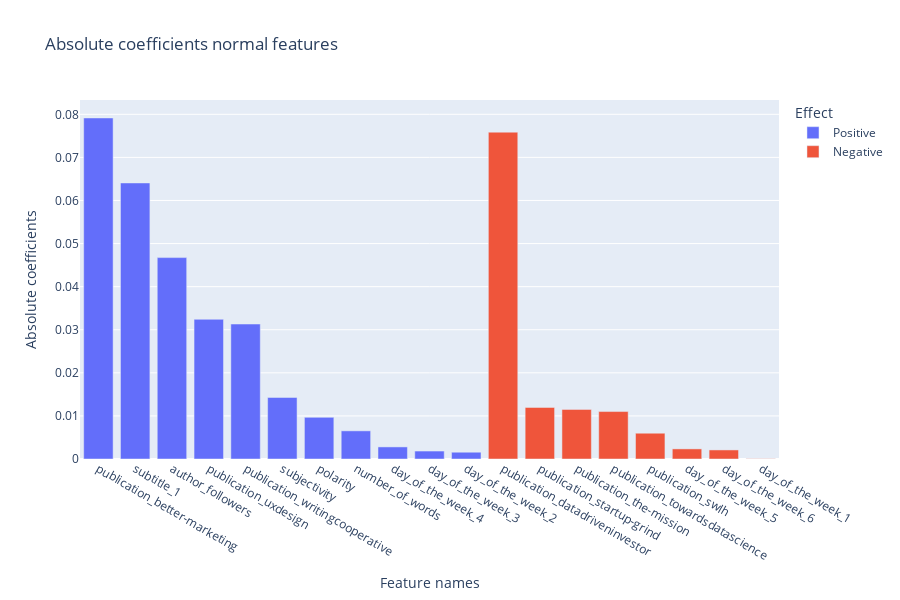

The code cell stored with this chart in its notebook:
### Code cell
fig = px.bar(feautres_coef_df, y='Absolute coefficients',
             x='Feature names', color='Effect', title='Absolute coefficients normal features', width=900, height=600)

fig.show()

### Figure 1 — Plotly figure (JSON) as saved in the notebook; plotly's stock layout.template omitted (floating-point values rounded to 4 significant figures)
{"data": [{"alignmentgroup": "True", "hovertemplate": "Effect=Positive<br>Feature names=%{x}<br>Absolute coefficients=%{y}<extra></extra>", "legendgroup": "Positive", "marker": {"color": "#636efa", "pattern": {"shape": ""}}, "name": "Positive", "offsetgroup": "Positive", "orientation": "v", "showlegend": true, "textposition": "auto", "type": "bar", "x": ["publication_better-marketing", "subtitle_1", "author_followers", "publication_uxdesign", "publication_writingcooperative", "subjectivity", "polarity", "number_of_words", "day_of_the_week_4", "day_of_the_week_3", "day_of_the_week_2"], "xaxis": "x", "y": [0.07916, 0.06407, 0.04674, 0.03242, 0.03133, 0.01429, 0.009665, 0.006532, 0.002805, 0.001847, 0.001573], "yaxis": "y"}, {"alignmentgroup": "True", "hovertemplate": "Effect=Negative<br>Feature names=%{x}<br>Absolute coefficients=%{y}<extra></extra>", "legendgroup": "Negative", "marker": {"color": "#EF553B", "pattern": {"shape": ""}}, "name": "Negative", "offsetgroup": "Negative", "orientation": "v", "showlegend": true, "textposition": "auto", "type": "bar", "x": ["publication_datadriveninvestor", "publication_startup-grind", "publication_the-mission", "publication_towardsdatascience", "publication_swlh", "day_of_the_week_5", "day_of_the_week_6", "day_of_the_week_1"], "xaxis": "x", "y": [0.07586, 0.01197, 0.01152, 0.01101, 0.005984, 0.002345, 0.002103, 5.456e-05], "yaxis": "y"}], "layout": {"barmode": "relative", "height": 600, "legend": {"title": {"text": "Effect"}, "tracegroupgap": 0}, "title": {"text": "Absolute coefficients normal features"}, "width": 900, "xaxis": {"anchor": "y", "domain": [0, 1], "title": {"text": "Feature names"}}, "yaxis": {"anchor": "x", "domain": [0, 1], "title": {"text": "Absolute coefficients"}}}}
